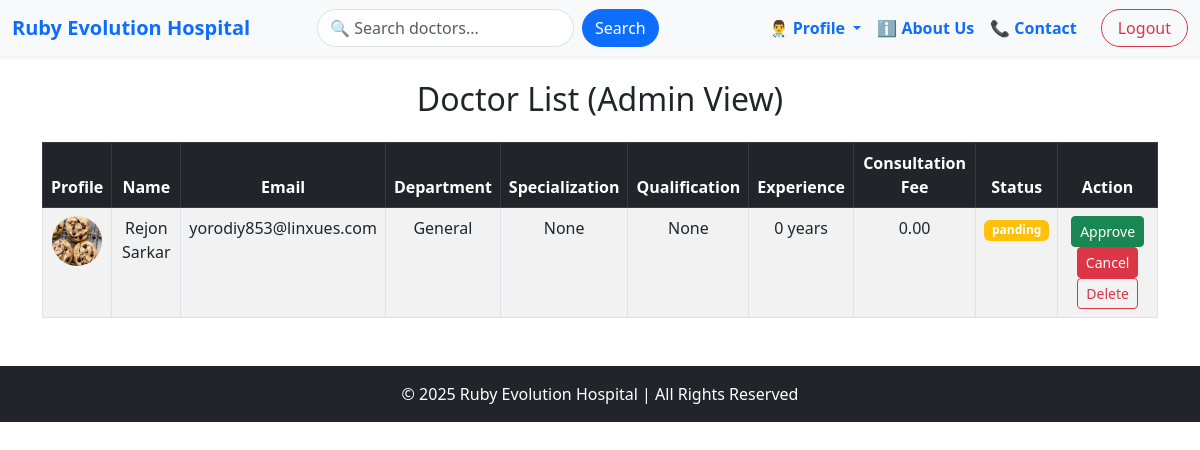
Page /accounts/doctorListForAdmin (signed in) on the earlier database version.
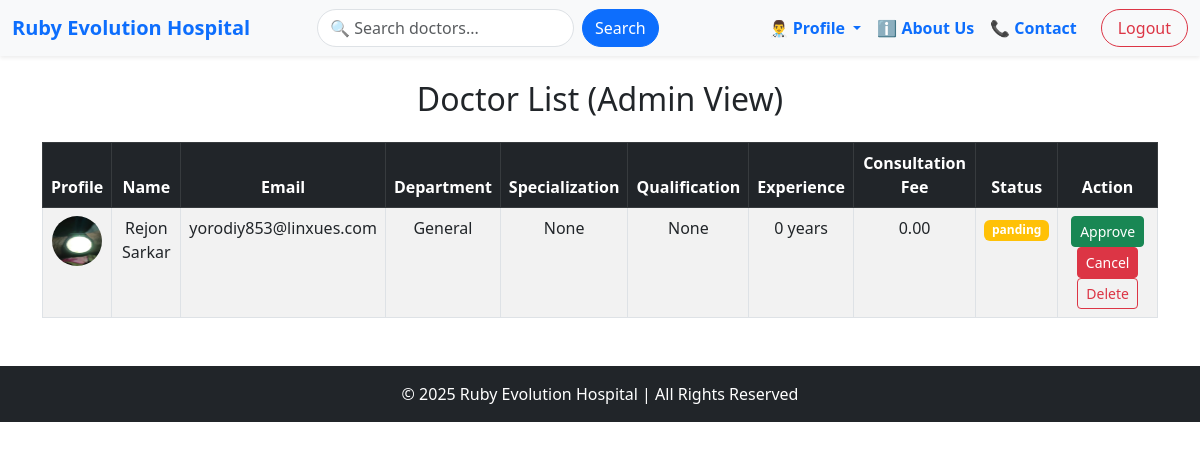
Same page on the later database version.
### accounts/models.py (models this page shows, shortened)
class CustomUser(AbstractUser):
    ROLE_CHOICES = (
        ('admin', 'Admin'),
        ('doctor', 'Doctor'),
        ('patient', 'Patient'),
        ('staff', 'Staff'),
    )
    CURRENT_STATUS = [
        ('apporved','Approved'),
        ('panding','Panding'),
        ('cancel','Cancel'),
    ]
    first_name = models.CharField(max_length=50,null=True)
    last_name = models.CharField(max_length=50,null=True)
    role = models.CharField(choices=ROLE_CHOICES, max_length=50,null=True, blank=True)
    current_status = models.CharField(choices=CURRENT_STATUS, max_length=50,default='panding')

class DoctorProfile(models.Model):
    DEPARTMENT_CHOICES = [
        ('Cardiology', 'Cardiology'),
        ('Neurology', 'Neurology'),
        ('Orthopedics', 'Orthopedics'),
        ('Pediatrics', 'Pediatrics'),
        ('General', 'General'),
        ('Dermatology', 'Dermatology'),
        ('Gynecology', 'Gynecology'),
    ]
    user = models.OneToOneField(CustomUser, on_delete=models.CASCADE,related_name='doctor')
    profile_picture = models.ImageField(upload_to='doctor_profiles/', null=True, blank=True)
    contact_number = models.CharField(max_length=15, null=True, blank=True)
    department = models.CharField(max_length=50, choices=DEPARTMENT_CHOICES, default='General')
    specialization = models.CharField(max_length=100, null=True, blank=True)
    qualification = models.CharField(max_length=200, null=True, blank=True)
    bio = models.TextField(null=True,blank=True)
    experience = models.PositiveIntegerField(default=0)
    consultation_fee = models.DecimalField(max_digits=8, decimal_places=2, default=0.00)
    availability_status = models.BooleanField(default=True)

### accounts/views.py (the view)
# urls.py: path('doctorListForAdmin', doctorListForAdmin, name='doctorListForAdmin'),
@login_required
def doctorListForAdmin(request):
    doctors = CustomUser.objects.filter(role='doctor').order_by('-id')
    return render(request,'admin/doctorListForAdmin.html',{'doctors':doctors})

### accounts/templates/admin/doctorListForAdmin.html
{% extends "base.html" %}
{% load static %}
{% block content %}
<div class="container mt-4">
    <h2 class="text-center mb-4">Doctor List (Admin View)</h2>
    <table class="table table-bordered table-striped text-center">
        <thead class="table-dark">
            <tr>
                <th>Profile</th>
                <th>Name</th>
                <th>Email</th>
                <th>Department</th>
                <th>Specialization</th>
                <th>Qualification</th>
                <th>Experience</th>
                <th>Consultation Fee</th>
                <th>Status</th>
                <th>Action</th>
            </tr>
        </thead>
        <tbody>
            {% for doctor in doctors %}
            <tr>
                <td>
                    {% if doctor.doctor.profile_picture %}
                        <img src="{{ doctor.doctor.profile_picture.url }}" alt="Profile" width="50" height="50" class="rounded-circle">
                    {% else %}
                        <img src="{% static 'images/default_doctor.jpg' %}" alt="Profile" width="50" height="50" class="rounded-circle">
                    {% endif %}
                </td>
                <td>{{ doctor.first_name }} {{ doctor.last_name }}</td>
                <td>{{ doctor.email }}</td>
                <td>{{ doctor.doctor.department }}</td>
                <td>{{ doctor.doctor.specialization }}</td>
                <td>{{ doctor.doctor.qualification }}</td>
                <td>{{ doctor.doctor.experience }} years</td>
                <td>{{ doctor.doctor.consultation_fee }}</td>
                <td>
                    <span class="badge
                        {% if doctor.current_status == 'apporved' %} bg-success
                        {% elif doctor.current_status == 'panding' %} bg-warning
                        {% else %} bg-danger {% endif %}">
                        {{ doctor.current_status }}
                    </span>
                </td>
                <td>
                    {% if doctor.current_status == 'panding' %}
                    <a href="{% url 'UpdateUserStatusView' doctor.id 'apporved' %}" class="btn btn-sm btn-success">Approve</a>
                    <a href="{% url 'UpdateUserStatusView' doctor.id 'cancel' %}" class="btn btn-sm btn-danger">Cancel</a>
                    {% endif %}
                    <a href="{% url 'deleteUser' doctor.id %}" class="btn btn-sm btn-outline-danger"
                       onclick="return confirm('Are you sure you want to delete this doctor?');">Delete</a>
                </td>
            </tr>
            {% empty %}
            <tr>
                <td colspan="10" class="text-center">No doctors found</td>
            </tr>
            {% endfor %}
        </tbody>
    </table>
</div>
{% endblock %}

Differences in the rows shown:
changed CustomUser "Rejon": doctor.profile_picture: a different picture
